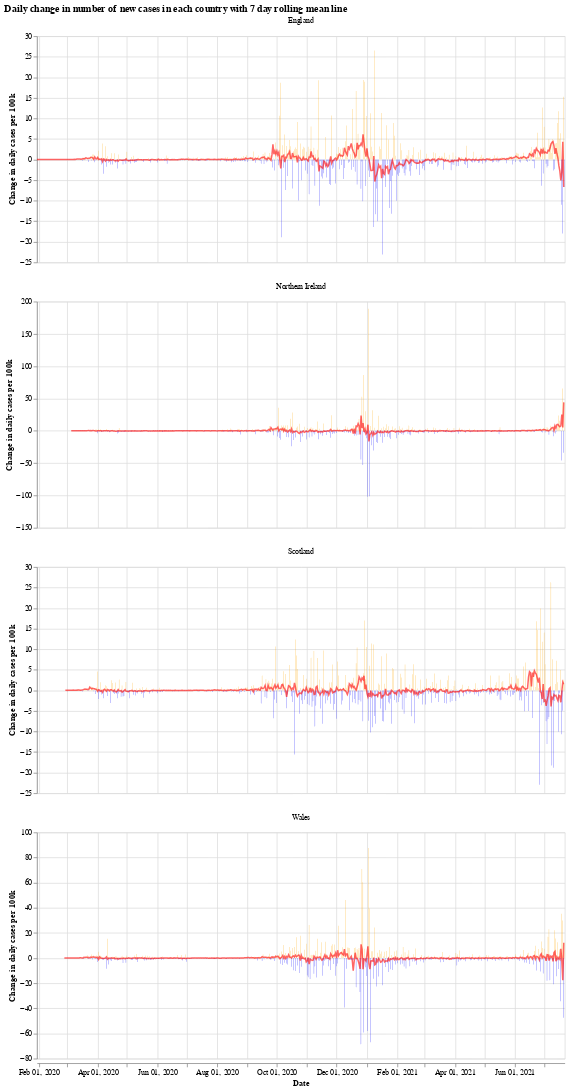

The notebook cell saved with this chart:
### Markdown cell above
We will use the Python library `Altair` for visualising the data, see the [altair docs](https://altair-viz.github.io/) for more information.

First we have a graph which shows the daily change in the number of new cases for each country. This number jumps up and down all over the place, which is likely due to delay in reporting of new cases over the weekend. Another interesting thing is that it looks like the daily cases in Wales experienced a much shorter period of calm over the summer (calm in the sense of daily cases not jumping up and down).

The orange bars are days when the number of new cases (per 100k population) was more than the previous day, while the blue are days when the number of new cases dropped. The red line is the 7 day moving average. 

When the moving average line is below 0, it means that there is a consistent drop in new cases. We can see this clearly happening around the times that lockdowns were introduced (though, to varying degrees). I will update the graphs soon with a marker of when each lockdown started.

### Code cell
# collapse
import altair as alt

bars = alt.Chart(uk_cases).mark_bar().encode(
    x=alt.X("yearmonthdate(date):T", axis=alt.Axis(title='Date')),
    y=alt.Y("casesChangeRate:Q", axis=alt.Axis(title='Change in daily cases per 100k')),
    tooltip='casesChange',
    color=alt.condition(
        alt.datum.casesChangeRate > 0,
        alt.value("orange"),  # The positive color
        alt.value("blue")  # The negative color
    )
).properties(title='Daily change in number of new cases with 7 day rolling mean',width=700).interactive()

line = alt.Chart(uk_cases).mark_line(
    color='red',
    size=2,
    opacity=0.6
).transform_window(
    rolling_mean='mean(casesChangeRate)',
    frame=[0, 7],
    groupby=['areaName']
).encode(
    x='yearmonthdate(date):T',
    y='rolling_mean:Q'
)

alt.layer(bars, line, data=uk_cases).facet(alt.Column(
    'areaName', title=''), columns=1).resolve_scale(y='independent').properties(title='Daily change in number of new cases in each country with 7 day rolling mean line')

### Figure 1 — Vega-Lite specification as saved in the notebook (floating-point values rounded to 4 significant figures; data arrays with more than 128 entries replaced by an {"elided": "..."} marker saying what was removed)
{"config": {"view": {"continuousWidth": 400, "continuousHeight": 300}}, "data": {"name": "data-3b548416c7888fb4c3975551f6755c8b"}, "facet": {"type": "nominal", "field": "areaName", "title": ""}, "spec": {"layer": [{"mark": "bar", "encoding": {"color": {"condition": {"value": "orange", "test": "(datum.casesChangeRate > 0)"}, "value": "blue"}, "tooltip": {"type": "quantitative", "field": "casesChange"}, "x": {"type": "temporal", "axis": {"title": "Date"}, "field": "date", "timeUnit": "yearmonthdate"}, "y": {"type": "quantitative", "axis": {"title": "Change in daily cases per 100k"}, "field": "casesChangeRate"}}, "selection": {"selector001": {"type": "interval", "bind": "scales", "encodings": ["x", "y"]}}, "title": "Daily change in number of new cases with 7 day rolling mean", "width": 700}, {"mark": {"type": "line", "color": "red", "opacity": 0.6, "size": 2}, "encoding": {"x": {"type": "temporal", "field": "date", "timeUnit": "yearmonthdate"}, "y": {"type": "quantitative", "field": "rolling_mean"}}, "transform": [{"window": [{"op": "mean", "field": "casesChangeRate", "as": "rolling_mean"}], "frame": [0, 7], "groupby": ["areaName"]}]}]}, "columns": 1, "resolve": {"scale": {"y": "independent"}}, "title": "Daily change in number of new cases in each country with 7 day rolling mean line", "$schema": "https://vega.github.io/schema/vega-lite/v4.8.1.json", "datasets": {"data-3b548416c7888fb4c3975551f6755c8b": {"elided": "2064 records"}}}
